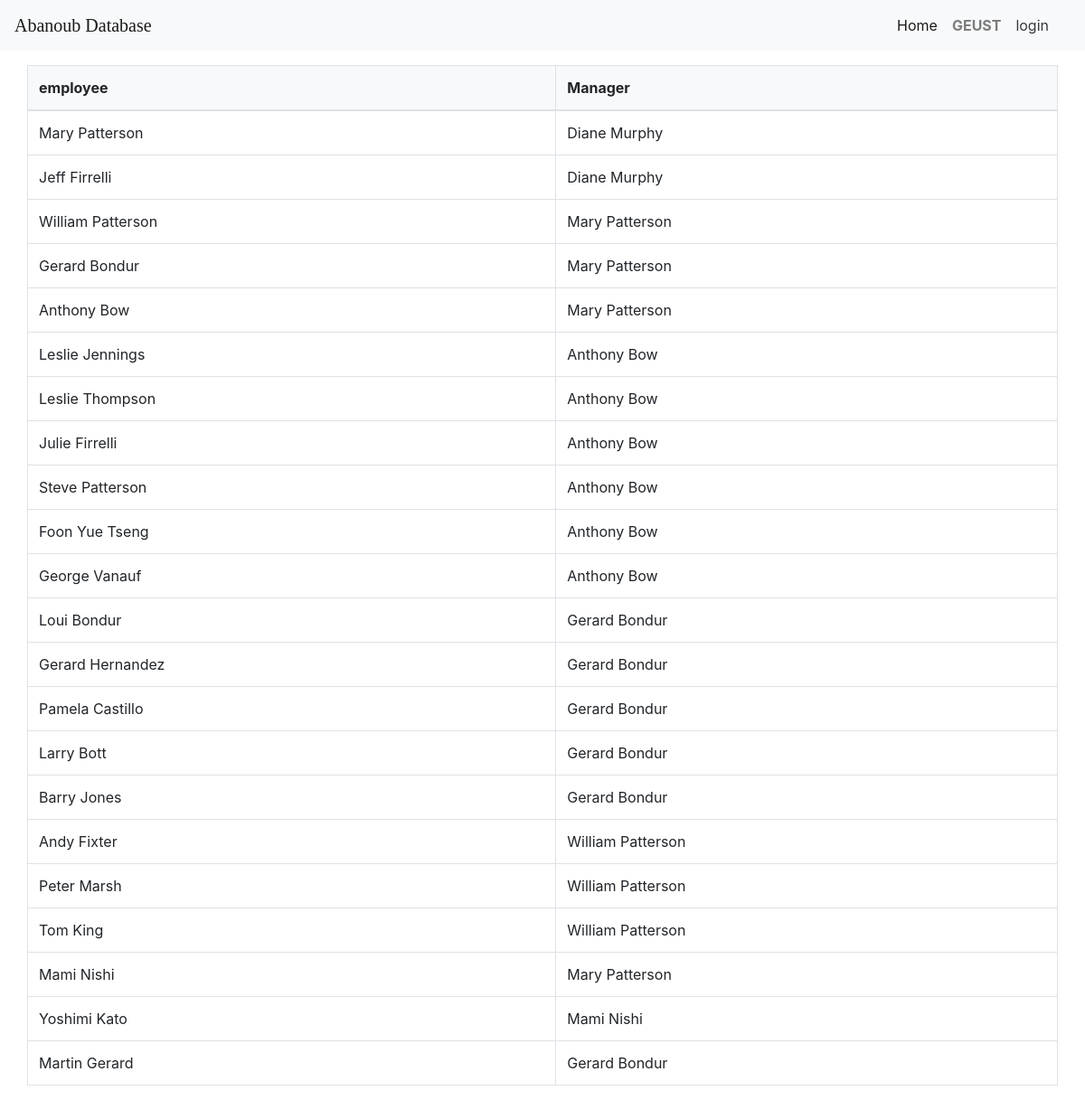
The app's page /employ.php with its own data.
### tables this page shows
CREATE TABLE `employees` (
  `employeeNumber` int(11) NOT NULL,
  `lastName` varchar(50) NOT NULL,
  `firstName` varchar(50) NOT NULL,
  `extension` varchar(10) NOT NULL,
  `email` varchar(100) NOT NULL,
  `officeCode` varchar(10) NOT NULL,
  `reportsTo` int(11) DEFAULT NULL,
  `jobTitle` varchar(50) NOT NULL
);

### employ.php (the view, shortened to what this page needs)
<?php
 include("header.php");
 include("conData.php");
 ?>
<table class="mt-3 container table table-bordered table-hover">
    <thead class="bg-light">
        <tr>
            <th>employee </th>
            <th>Manager</th>
        </tr>
    </thead>
    <tbody>
<?php
 $sql = "SELECT A.firstName Femployee , A.lastName Lemployee, B.firstName FManager ,B.lastName LManager
  from employees A, employees B
 WHERE A.reportsTo = B.employeeNumber";
 $result = $conn->query($sql);
 if ($result->num_rows > 0) {
    while($row = $result->fetch_assoc()) {
?>
           <tr>
            <td scope="row"><?php echo $row['Femployee']." ".$row['Lemployee']." " ?> </td>
            <td scope="row"><?php echo $row['FManager']." ".$row['LManager']." " ?> </td>
          </tr>
<?php
    }
  } else {
    echo " <h4 class='alert-danger container p-4'>0 results</h4>";
  }
?>
</tbody>
</table>
  <?php
 include("footer.php");
?>

### header.php (shortened to what this page needs)
<!DOCTYPE html>
<html lang="en">
<head>
    <link rel="stylesheet" href="assets/css/bootstrap.min.css">
    <link rel="stylesheet" href="assets/css/all.min.css">
    <link rel="stylesheet" href="assets/css/home.css">
</head>
<body>
<nav class="navbar navbar-expand-lg navbar-light bg-light">
  <a class="navbar-brand" href="home.php" style="font-family:fantasy">Abanoub Database</a>
  <div class="collapse navbar-collapse " id="navbarTogglerDemo03">
    <ul class="navbar-nav ml-auto mt-2 mt-lg-0 ">
    <li class="nav-item ">
        <a class="nav-link" href="#">
        </a>
      </li>
      <li class="nav-item active">
        <a class="nav-link" href="home.php">Home <span class="sr-only">(current)</span></a>
      </li>
      <?php
           if (isset($_SESSION['email'])){
     ?>
      <div class="dropdown">
  <button class="btn btn-outline-secondary dropdown-toggle " type="button" id="dropdownMenuButton" data-toggle="dropdown" aria-haspopup="true" aria-expanded="false">
    More
  </button>
  <div class="dropdown-menu" aria-labelledby="dropdownMenuButton">
  <ul class="ml-auto mt-2 mt-lg-0 list-group list-unstyled bg-warning">
      <li class="nav-item list-group-item-action">
        <a class="nav-link font-weight-bolder" href="biger20000.php">Bigerthan20000 </a>
      </li>
      <li class="nav-item list-group-item-action">
        <a class="nav-link font-weight-bolder" href="SearchById.php">SearchById </a>
      </li>
      <li class="nav-item list-group-item-action">
        <a class="nav-link font-weight-bolder" href="customerName.php">custmerBYName </a>
      </li>
      <li class="nav-item list-group-item-action">
        <a class="nav-link font-weight-bolder" href="customerCity.php">custmerBYCity </a>
      </li>
      <li class="nav-item list-group-item-action">
        <a class="nav-link font-weight-bolder" href="customerOrder.php">customerOrder </a>
      </li>
      <li class="nav-item list-group-item-action">
        <a class="nav-link font-weight-bolder" href="MostOrderd.php">MostOrderd </a>
      </li>
      <li class="nav-item list-group-item-action">
        <a class="nav-link font-weight-bolder" href="employ.php">employe </a>
      </li>
      <li class="nav-item list-group-item-action">
        <a class="nav-link font-weight-bolder" href="500-1000.php">500-5000</a>
      </li>
      <li class="nav-item list-group-item-action">
        <a class="nav-link font-weight-bolder" href="3richercity.php">Most 3 Richer </a>
      </li>
      <li class="nav-item list-group-item-action">
        <a class="nav-link font-weight-bolder" href="productCodeD.php">ProductsDetails</a>
      </li>
  </ul>
  </div>
</div>
<?php
           }else {echo '<li class="nav-item list-group-item-action">
           <a class="nav-link font-weight-bolder" href="login.php">GEUST</a>
         </li>';};
?>
      <li class="nav-item">
        <a class="nav-link " href="acount.php" tabindex="-1" aria-disabled="false">
        <span class="text-dark">
         <?php
           if (isset($_SESSION['email'])){
            echo "account";
      }   else {echo 'login';}
          ?>
     </a>
      </li>
      <li class="nav-item active">
        <a class="nav-link" href="logout.php" href="logout.php">
        </a>
      </li>
    </ul>
  </div>
</nav>

### footer.php
</body>
</html>

### records on screen
employees: firstName "Mary", lastName "Patterson", reportsTo.firstName "Diane", reportsTo.lastName "Murphy"
employees: firstName "Jeff", lastName "Firrelli", reportsTo.firstName "Diane", reportsTo.lastName "Murphy"
employees: firstName "William", lastName "Patterson", reportsTo.firstName "Mary", reportsTo.lastName "Patterson"
employees: firstName "Gerard", lastName "Bondur", reportsTo.firstName "Mary", reportsTo.lastName "Patterson"
employees: firstName "Anthony", lastName "Bow", reportsTo.firstName "Mary", reportsTo.lastName "Patterson"
employees: firstName "Leslie", lastName "Jennings", reportsTo.firstName "Anthony", reportsTo.lastName "Bow"
employees: firstName "Leslie", lastName "Thompson", reportsTo.firstName "Anthony", reportsTo.lastName "Bow"
employees: firstName "Julie", lastName "Firrelli", reportsTo.firstName "Anthony", reportsTo.lastName "Bow"
employees: firstName "Steve", lastName "Patterson", reportsTo.firstName "Anthony", reportsTo.lastName "Bow"
employees: firstName "Foon Yue", lastName "Tseng", reportsTo.firstName "Anthony", reportsTo.lastName "Bow"
employees: firstName "George", lastName "Vanauf", reportsTo.firstName "Anthony", reportsTo.lastName "Bow"
employees: firstName "Loui", lastName "Bondur", reportsTo.firstName "Gerard", reportsTo.lastName "Bondur"
employees: firstName "Gerard", lastName "Hernandez", reportsTo.firstName "Gerard", reportsTo.lastName "Bondur"
employees: firstName "Pamela", lastName "Castillo", reportsTo.firstName "Gerard", reportsTo.lastName "Bondur"
employees: firstName "Larry", lastName "Bott", reportsTo.firstName "Gerard", reportsTo.lastName "Bondur"
employees: firstName "Barry", lastName "Jones", reportsTo.firstName "Gerard", reportsTo.lastName "Bondur"
employees: firstName "Andy", lastName "Fixter", reportsTo.firstName "William", reportsTo.lastName "Patterson"
employees: firstName "Peter", lastName "Marsh", reportsTo.firstName "William", reportsTo.lastName "Patterson"
employees: firstName "Tom", lastName "King", reportsTo.firstName "William", reportsTo.lastName "Patterson"
employees: firstName "Mami", lastName "Nishi", reportsTo.firstName "Mary", reportsTo.lastName "Patterson"
employees: firstName "Yoshimi", lastName "Kato", reportsTo.firstName "Mami", reportsTo.lastName "Nishi"
employees: firstName "Martin", lastName "Gerard", reportsTo.firstName "Gerard", reportsTo.lastName "Bondur"
